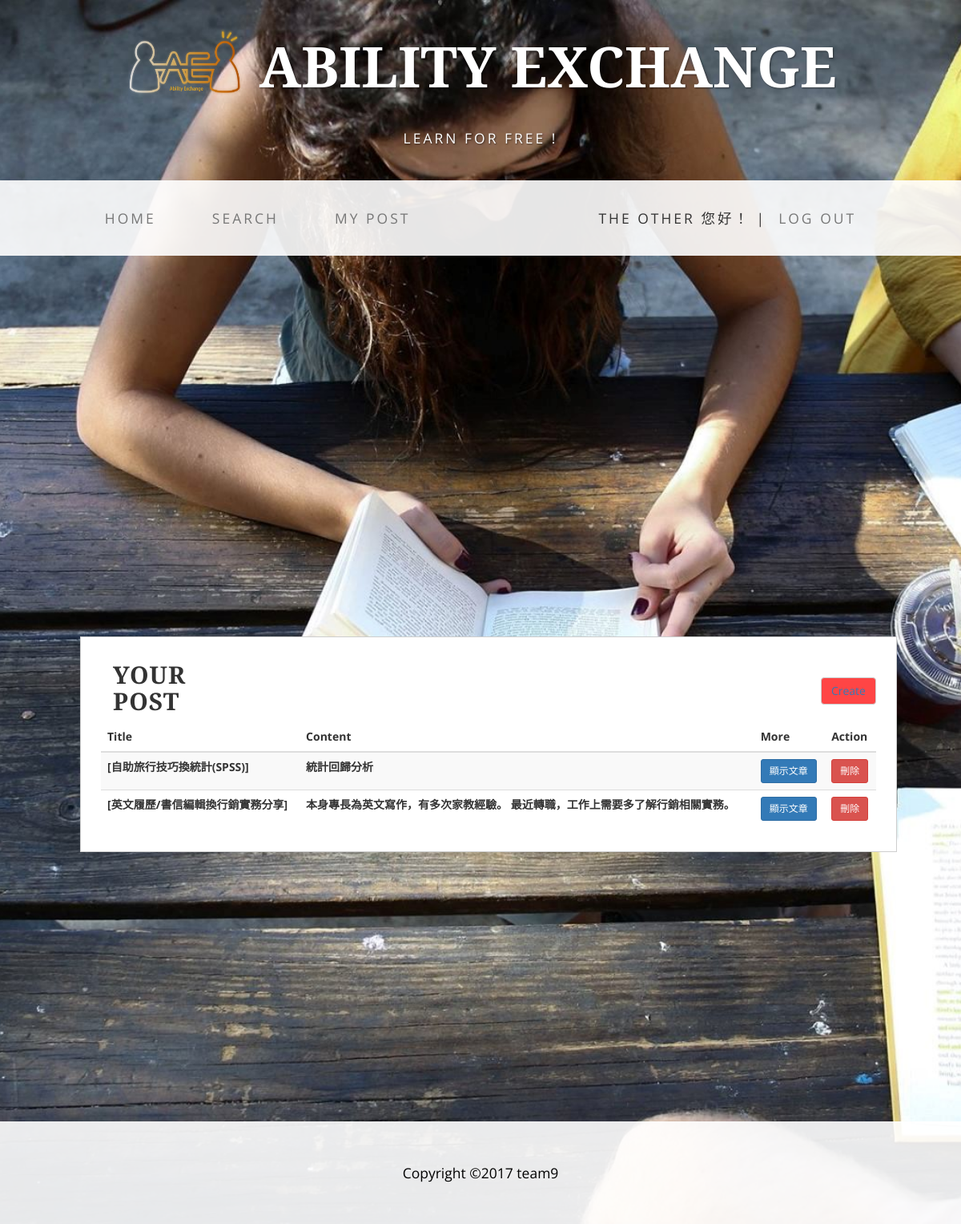
The app's page /PHP/myPost.php (signed in) with its own data.
### tables this page shows
CREATE TABLE `article` (
  `article_Id` int(11) NOT NULL,
  `id` int(11) NOT NULL,
  `title` varchar(20) NOT NULL,
  `subjectName` varchar(20) NOT NULL,
  `expectedplace` varchar(20) NOT NULL,
  `expectedTime` varchar(20) NOT NULL,
  `descofUser` varchar(50) NOT NULL,
  `descofOthers` varchar(50) NOT NULL,
  `remark` text NOT NULL,
  `clicks` int(11) NOT NULL,
  `Timestampe` date NOT NULL
);

### PHP/function.php (called while the page is built, shortened)
<?php
function get_db_connection() {
    $db = new mysqli('sql109.byethost33.com', 'b33_20231384', 'aeteam09', 'b33_20231384_abilityexchange');
    $db->query('SET NAMES utf8;');
    return $db;
}
function get_mypost($id){
    $db = get_db_connection();
    $sql="SELECT * FROM article WHERE id='$id';";
    $result=$db->query($sql);
    $array = [];
    while ($article = $result->fetch_assoc()) {
        $array[] = $article;
    }
    return $array;
}

### PHP/myPost.php (the view, shortened to what this page needs)
<?php
require('function.php');
$articles = get_myPost($_SESSION['id']);
?>
<!DOCTYPE html>
<html lang="en">
<head>
    <link href="css/bootstrap.min.css" rel="stylesheet">
    <link href="css/business-casual.css" rel="stylesheet">
</head>
<body>
    <div class="brand"><a href="index.php" target="_parent"> <img src="img/AElogo.png" align="middle" alt="" title=" " width="150px" height="120px"></a> ABILITY EXCHANGE </div>
    <div class="address-bar">LEARN for FREE !</div>
    <nav class="navbar navbar-default" role="navigation">
        <div class="container">
            <div class="collapse navbar-collapse" id="bs-example-navbar-collapse-1">
                <ul class="nav navbar-nav">
                    <li>
                        <a href="index.php" target="_parent">Home</a>
                    </li>
                    <li>
                        <a href="search.php" target="_parent">Search</a>
                    </li>
                    <li style="margin-right: -100px">
                        <a href="myPost.php" target="_parent">My Post</a>
                    </li>
                    <li style="margin-left: 300px;margin-top: 35px">
                        <?php
                           echo $_SESSION['name']." 您好！</a> | ";
                        ?>
                    </li>
                    <li style="margin-left: -20px">
                        <?php
                           echo "<a href='logout.php'>log out</a>";
                        ?>
                    </li>
                </ul>
            </div>
        </div>
    </nav>
    <div class="main_content">
        <div class="col-md-4">
            <div class="col-xs-12 col-sm-8 col-md-2 col-sm-offset-2 col-md-offset-0">
                <h2>Your Post</h2>
            </div>
        </div>
            <div class="col-md-8 .col-md-offset-8">
                <br><br>
                <button type="submit" class="btn btn-default" style="float:right;  background-color: #FF4545"><a href="CreateNewPost.php" target="_parent">Create</a></button>
            </div>
                <div class="col-md-12">
                    <table class="table table-striped">
                       <thead>
                        <tr>
                            <th>Title</th>
                            <th>Content</th>
                            <th>More</th>
                            <th>Action</th>
                        </tr>
                       </thead>
                       <tbody>
                        <?php
                        foreach($articles as $article) {
                        ?>
                        <tr>
                                <th><?= $article['title'] ?></th>
                                <th><?= $article['remark'] ?></th>
                         <form method="post" action="post_content.php">
                                <th><button type="submit" name="action" value="show_content" class="btn btn-primary btn-sm">顯示文章</button></th>
                         </form>
                         <form method="post" action="action.php">
                                <th><button type="submit" name="action" value="delete_post"  class="btn btn-danger btn-sm">刪除</button></th>
                        </form>
                        </tr>
                        <?php
                            }
                        ?>
                       </tbody>
                    </table>
            </div>
        </div>
    <br><br><br><br><br><br><br><br><br><br><br><br><br><br><br><br><br><br><br><br><br><br><br><br><br><br><br><br><br><br><br><br><br><br><br><br><br><br><br><br><br><br><br><br><br><br><br><br><br><br><br><br><br>
    <footer>
        <div class="container">
            <div class="row">
                <div class="col-lg-12 text-center">
                    <p>Copyright &copy;2017 team9</p>
                </div>
            </div>
        </div>
    </footer>
</body>
</html>

### css/business-casual.css (style rules this page uses)
body { font-family: "Open Sans","Helvetica Neue",Helvetica,Arial,sans-serif; background: url('../img/bg.jpg') no-repeat center center fixed; -webkit-background-size: cover; -moz-background-size: cover; background-size: cover; -o-background-size: cover; }
h1, h2, h3, h4, h5, h6 { text-transform: uppercase; font-family: "Josefin Slab","Helvetica Neue",Helvetica,Arial,sans-serif; font-weight: 700; letter-spacing: 1px; }
p { font-size: 1.25em; line-height: 1.6; color: #000; }
.brand, .address-bar { display: none; }
.navbar-nav { text-transform: uppercase; font-weight: 400; letter-spacing: 3px; }
footer { background: #fff; background: rgba(255,255,255,0.9); }
footer p { margin: 0; padding: 50px 0; }
@media screen and (min-width:768px) { .brand { display: inherit; margin: 0; padding: 30px 0 10px; text-align: center; text-shadow: 1px 1px 2px rgba(0,0,0,0.5); font-family: "Josefin Slab","Helvetica Neue",Helvetica,Arial,sans-serif; font-size: 5em; font-weight: 700; line-height: normal; color: #fff; } }
@media screen and (min-width:768px) { .address-bar { display: inherit; margin: 0; padding: 0 0 40px; text-align: center; text-shadow: 1px 1px 2px rgba(0,0,0,0.5); text-transform: uppercase; font-size: 1.25em; font-weight: 400; letter-spacing: 3px; color: #fff; } }
@media screen and (min-width:768px) { .navbar { border-radius: 0; } }
@media screen and (min-width:768px) { .navbar { min-height: 0; } }
@media screen and (min-width:768px) { .navbar-default { border: none; background: #fff; background: rgba(255,255,255,0.9); } }
@media screen and (min-width:768px) { .nav>li>a { padding: 35px; } }
@media screen and (min-width:768px) { .navbar-nav>li>a { line-height: normal; } }
@media screen and (min-width:768px) { .navbar-nav { display: table; float: none; margin: 0 auto; table-layout: fixed; font-size: 1.25em; } }

### PHP/myPost.php (style rules this page uses)
.col-md-4 { width: 33.33333333%; float: left; position: relative; min-height: 1px; padding-right: 15px; padding-left: 15px; }
.main_content { position: absolute; left: 50%; top: 50%; margin-top: 30px; margin-left: -500px; float: left; width: 1020px; padding: 10px; background: #fff; border: 1px solid #cecece; }

### records on screen
article: title "[自助旅行技巧換統計(SPSS)]", remark "統計回歸分析"
article: title "[英文履歷/書信編輯換行銷實務分享]", remark "本身專長為英文寫作，有多次家教經驗。 最近轉職，工作上需要多了解行銷相關實務。"

### other values on screen
$_SESSION['name'] "THE OTHER"
